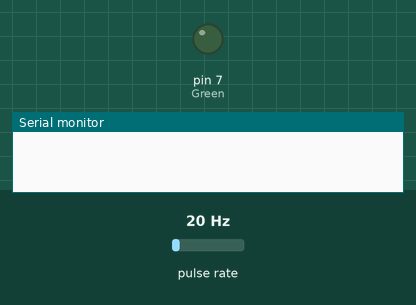
Bench run of a sketch on a simulated Arduino Uno, built with avr-gcc and run on an emulated ATmega328P. Parts: output pins drawn as LEDs (lit = HIGH), the last lines printed to the serial monitor. Wiring (inferred from the names in the program): pulse sensor: data pin 2. Inputs (shaded band) come from the test bench; at power-on: pulse rate 20 Hz.

Above: at 0.1 s.
At 1.1 s:
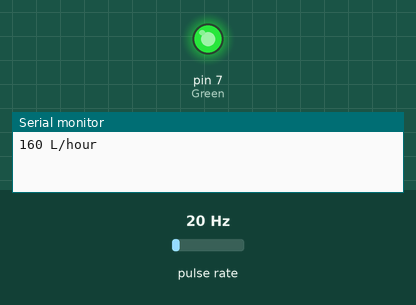
Timing chart, 0 to 2.6 s (numbered marks = the images above):
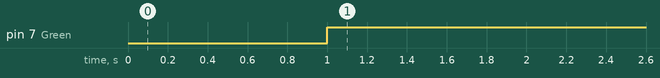

The sketch:

water_flow.ino
```cpp
volatile int flow_frequency; // Measures flow sensor pulses
unsigned int l_hour; // Calculated litres/hour
unsigned char flowsensor = 2; // Sensor Input
unsigned long currentTime;
unsigned long cloopTime;
int Green = 7;
void flow () // Interrupt function
{
   flow_frequency++;
}
void setup()
{
   pinMode(flowsensor, INPUT);
   digitalWrite(flowsensor, HIGH); // Optional Internal Pull-Up
   Serial.begin(9600);
   attachInterrupt(0, flow, RISING); // Setup Interrupt
   sei(); // Enable interrupts
   currentTime = millis();
   cloopTime = currentTime;
   pinMode(Green, OUTPUT);
   digitalWrite(Green, LOW);
}
void loop ()
{
   currentTime = millis();
   // Every second, calculate and print litres/hour
   if(currentTime >= (cloopTime + 1000))
   {
      cloopTime = currentTime; // Updates cloopTime
      // Pulse frequency (Hz) = 7.5Q, Q is flow rate in L/min.
      l_hour = (flow_frequency * 60 / 7.5); // (Pulse frequency x 60 min) / 7.5Q = flowrate in L/hour
      flow_frequency = 0; // Reset Counter

      Serial.print(l_hour, DEC); // Print litres/hour
      Serial.println(" L/hour");
      if(l_hour > 0) digitalWrite(Green, HIGH);
      else
        {
          digitalWrite(Green, LOW);
        }
   }
}
```

Measured:
- by itself, pin 7 (Green): LOW → HIGH at 1.0 s
